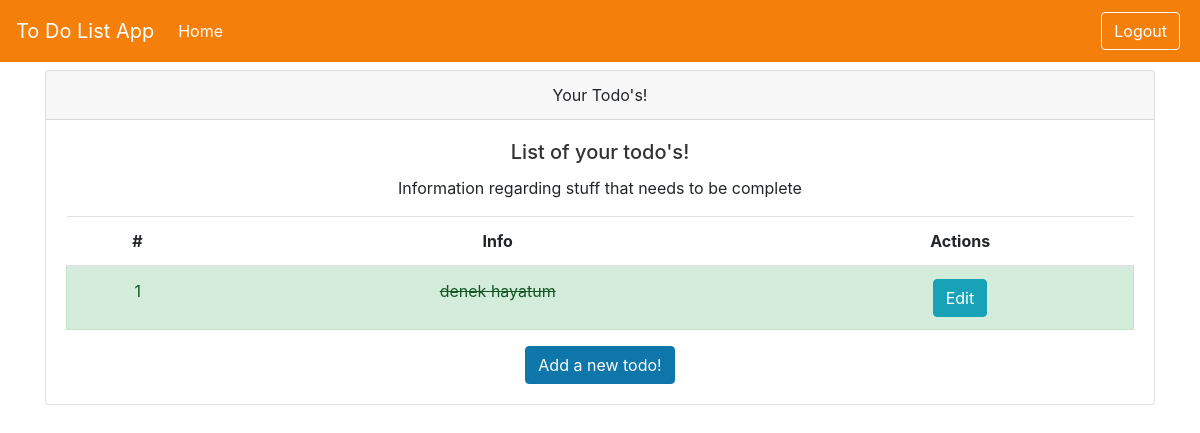
Before: /todo/todo-page (signed in) with the older database file.
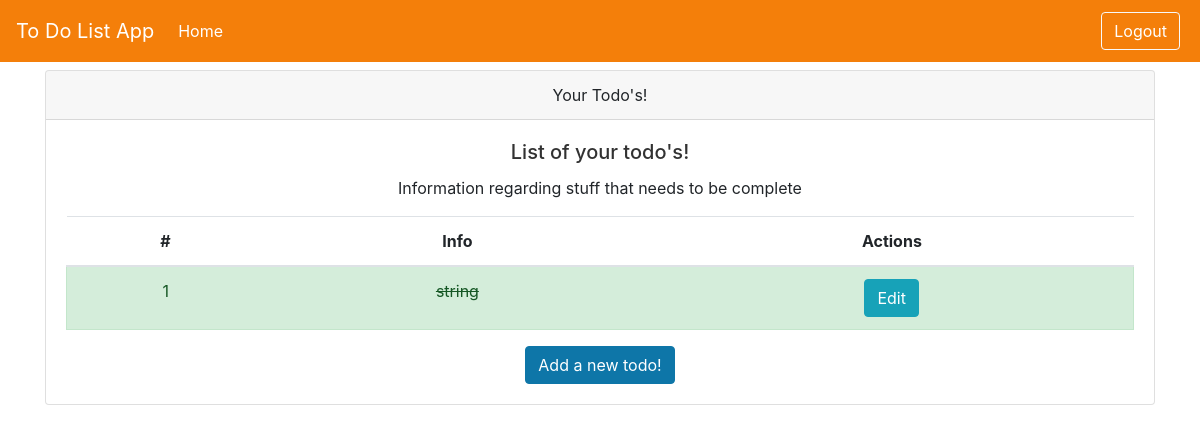
After: the same page with the newer database file.
### models.py (models this page shows)
class Todo(Base):
    __tablename__ = "todos"
    id = Column(Integer, primary_key=True, index=True)
    title = Column(String)
    description = Column(String)
    priority = Column(Integer) #öncelik
    complete = Column(Boolean, default=False)
    owner_id = Column(Integer, ForeignKey("users.id"))

### routers/todo.py (the view)
@router.get("/todo-page")
async def render_todo_page(request: Request, db: db_dependency):
    try:
        user = await get_current_user(request.cookies.get("access_token"))
        if user is None:
            return redirect_to_login()
        todos = db.query(Todo).filter(Todo.owner_id == user.get('id')).all()
        return templates.TemplateResponse("todo.html",{"request": request, "todos":todos, "user":user})
    except:
        return redirect_to_login()

### templates/todo.html
{% include 'layout.html' %}
<div class="container">
    <div class="card text-center">
        <div class="card-header">
            Your Todo's!
        </div>
        <div class="card-body">
            <h5 class="card-title">
                List of your todo's!
            </h5>
            <p class="card-text">
                Information regarding stuff that needs to be complete
            </p>
            <table class="table table-hover">
                <thead>
                    <tr>
                        <th>#</th>
                        <th>Info</th>
                        <th>Actions</th>
                    </tr>
                </thead>
                <tbody>
                {% for todo in todos %}
                {% if todo.complete == False %}
                <tr class="pointer">
                    <td>{{loop.index}}</td>
                    <td>{{todo.title}}</td>
                    <td>
                        <button onclick="window.location.href='/todo/edit-todo-page/{{todo.id}}'"
                                class="btn btn-info">
                            Edit
                        </button>
                    </td>
                </tr>
                {% else %}
                <tr class="pointer alert alert-success">
                    <td>{{loop.index}}</td>
                    <td class="strike-through-td">{{todo.title}}</td>
                    <td>
                        <button onclick="window.location.href='/todo/edit-todo-page/{{todo.id}}'"
                                class="btn btn-info">
                            Edit
                        </button>
                    </td>
                </tr>
                {% endif %}
                {% endfor %}
                </tbody>
            </table>
            <a href="/todo/add-todo-page" class="btn btn-primary">
                Add a new todo!
            </a>
        </div>
    </div>
</div>

Changed rows visible on the page:
no longer on this page (row edited): Todo: title "denek hayatum"
now on this page (row edited): Todo: title "string"
